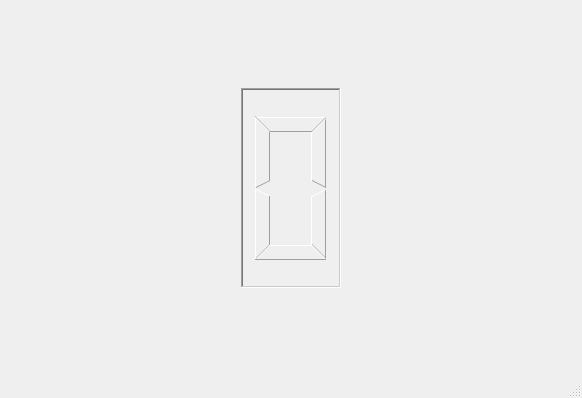
<?xml version="1.0" encoding="UTF-8"?>
<ui version="4.0">
 <class>MainWindow</class>
 <widget class="QMainWindow" name="MainWindow">
  <property name="geometry">
   <rect>
    <x>0</x>
    <y>0</y>
    <width>582</width>
    <height>398</height>
   </rect>
  </property>
  <property name="windowTitle">
   <string>MainWindow</string>
  </property>
  <property name="tabShape">
   <enum>QTabWidget::Rounded</enum>
  </property>
  <widget class="QWidget" name="centralwidget">
   <property name="sizePolicy">
    <sizepolicy hsizetype="Maximum" vsizetype="Maximum">
     <horstretch>0</horstretch>
     <verstretch>0</verstretch>
    </sizepolicy>
   </property>
   <property name="maximumSize">
    <size>
     <width>582</width>
     <height>376</height>
    </size>
   </property>
   <layout class="QGridLayout" name="gridLayout">
    <item row="0" column="0">
     <widget class="QLCDNumber" name="lcdNumber">
      <property name="sizePolicy">
       <sizepolicy hsizetype="Maximum" vsizetype="Maximum">
        <horstretch>0</horstretch>
        <verstretch>0</verstretch>
       </sizepolicy>
      </property>
      <property name="minimumSize">
       <size>
        <width>100</width>
        <height>200</height>
       </size>
      </property>
      <property name="frameShape">
       <enum>QFrame::WinPanel</enum>
      </property>
      <property name="frameShadow">
       <enum>QFrame::Sunken</enum>
      </property>
      <property name="digitCount">
       <number>1</number>
      </property>
      <property name="segmentStyle">
       <enum>QLCDNumber::Outline</enum>
      </property>
     </widget>
    </item>
   </layout>
  </widget>
  <widget class="QStatusBar" name="statusbar"/>
 </widget>
 <resources/>
 <connections/>
</ui>
